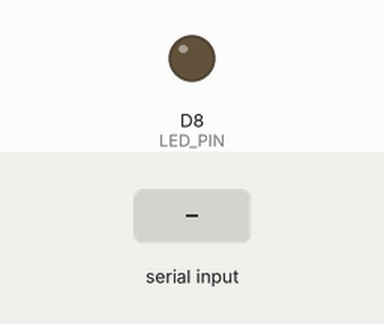
Simulated run of this sketch. Board: ESP8266 (NodeMCU). Parts: output pins drawn as LEDs (lit = HIGH). The test bench sets the inputs (shaded band). What the sketch prints to the serial monitor is not drawn.

Above: at 1.4 s.
1.5 s: "LED:1\n" received over Serial
At 2.3 s:
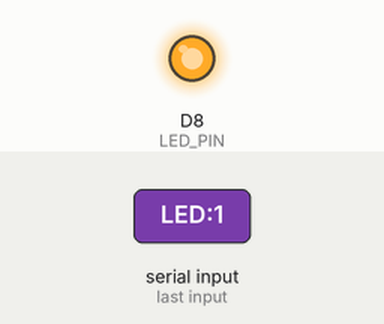
8.7 s: "LED:0\n" received over Serial
At 10.1 s:
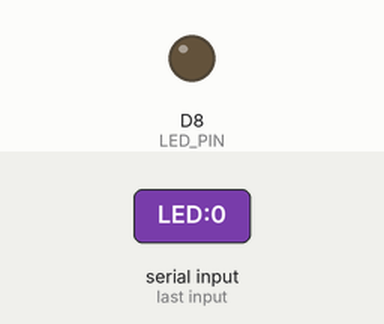
Timing chart, 0 to 11.2 s (numbered marks = the images above; inputs shaded):
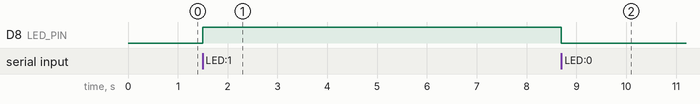

Measured:
- after the input at 1.5 s, D8 (LED_PIN): LOW → HIGH at once
- after the input at 8.7 s, D8 (LED_PIN): HIGH → LOW at once

The sketch:

smart_queue_led.ino
```cpp
/*
 * Smart Queue - ESP8266 (NodeMCU) com LED de Alerta
 *
 * Funcionalidades:
 * - Lê teclado matricial 3x4 e envia "Tecla: X" via Serial
 * - Recebe "LED:1" / "LED:0" para ligar/desligar LED vermelho
 *
 * Pinagem (usar rótulos Dx da placa NodeMCU):
 *   Linhas (ROWS): D5, D6, D7, D3
 *   Colunas (COLS): D1, D2, D4
 *   LED: D8 (GPIO15)
 *
 * Notas de boot do ESP8266:
 * - D8 (GPIO15) deve ficar em LOW na arranque: o LED fica apagado inicialmente, está ok.
 * - Evita usar D0 (GPIO16) para keypad; D3 (GPIO0) é aceitável se não puxares para HIGH na arranque.
 */

#include <Keypad.h>

const byte ROWS = 4;
const byte COLS = 3;

char keys[ROWS][COLS] = {
  {'1','2','3'},
  {'4','5','6'},
  {'7','8','9'},
  {'*','0','#'}
};

// Pinagem para NodeMCU / ESP8266
byte rowPins[ROWS] = {D5, D6, D7, D3}; // lin 1..4
byte colPins[COLS] = {D1, D2, D4};      // col 1..3

Keypad keypad = Keypad(makeKeymap(keys), rowPins, colPins, ROWS, COLS);

// LED de alerta
const int LED_PIN = D8; // GPIO15

void setup() {
  Serial.begin(115200);
  delay(200);

  pinMode(LED_PIN, OUTPUT);
  digitalWrite(LED_PIN, LOW); // LED apagado no arranque (necessário p/ boot)

  Serial.println("Arduino Smart Queue iniciado (ESP8266)");
  Serial.println("LED vermelho na porta D8");
  Serial.println(">>> Teclado Pronto (linhas D5/D6/D7/D3 | colunas D1/D2/D4) <<<");
}

void loop() {
  // Ler tecla pressionada
  char key = keypad.getKey();
  if (key) {
    Serial.print("Tecla: ");
    Serial.println(key);
  }

  // Ler comandos do PC para controlar LED
  if (Serial.available() > 0) {
    String cmd = Serial.readStringUntil('\n');
    cmd.trim();

    if (cmd == "LED:1") {
      digitalWrite(LED_PIN, HIGH);  // Ligar LED
    } else if (cmd == "LED:0") {
      digitalWrite(LED_PIN, LOW);   // Desligar LED
    }
  }
}
```
